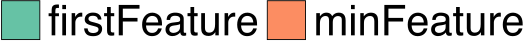

This chart was generated by the following R code:
library(grid)
library(ggplot2)
library(extrafont)
require("RColorBrewer")
require(scales)
font_import()
loadfonts()

mywidth=15
myheight=0.8
if(T){
    x1 <- read.table("realBarPlot_legend.data", header=TRUE)
    cairo_pdf(file="realBarPlot_legend.pdf",  width=mywidth, height=myheight)
    x1$type <- factor(x1$type, levels=c("FirstF","MinF"), labels=c("firstFeature","minFeature"))
    my_hist=ggplot(data=x1, aes(x=type, y=ratio, fill=type)) +
    geom_bar(stat="identity", position=position_dodge(0.90), colour="black", width=0.8, size=0.3) +
    geom_text(aes(label = round(ratio*100,1)), position = position_dodge(0.90), hjust=0.5, vjust=-0.3,size=5,angle=0, color="black") +
    scale_colour_brewer(palette = "Set2")+
    coord_cartesian(ylim=c(0.055, 1.1)) +
    scale_y_continuous(breaks=seq(0, 1, 0.25), labels=format(seq(0, 100, 25), scientific=FALSE)) +
    # scale_x_discrete(breaks=type_name, labels=x_name) +
    scale_fill_brewer(palette = "Set2")+
    guides(fill=guide_legend(nrow=1)) +
    ylab("Match Ratio (%)") +
    xlab(NULL) +
    theme_bw() +
    theme(panel.grid.major=element_blank(), panel.grid.minor=element_blank(),
	    panel.background=element_blank(),
		panel.border = element_blank(),
		axis.line=element_line(colour="black", size=0.3),
		axis.ticks=element_line(size=0.3),
	    axis.text.x=element_text(margin=margin(10,0,0,0), angle=0, hjust=0.5, colour="black", size=18),
	    axis.title.y=element_text(margin=margin(0, 10, 0, 0), size=18, hjust=0.5),
	    axis.text.y=element_text(colour="black",size=18),
	    axis.title.x=element_text(margin=margin(5,-10,0,10), size=20),
        legend.title = element_blank(),
	    legend.key.size=unit(1, "cm"),
        legend.text=element_text(size=30),
	    # legend.position=c(0.6, 0.7),
        # legend.position="none",
		legend.direction="vertical",
        legend.margin = margin(t = 0, unit='cm'),
        plot.margin=unit(c(0.1,0.2,0.1,0.1), "cm")
    )
    g_legend <- function(a.gplot){
        tmp <- ggplot_gtable(ggplot_build(a.gplot))
        leg <- which(sapply(tmp$grobs, function(x) x$name) ==   "guide-box")
        legend <- tmp$grobs[[leg]]
        return(legend)}
        legend <- g_legend(my_hist)
        # or use cowplot package
        # legend <- cowplot::get_legend(my_hist)
        grid.newpage()
        grid.draw(legend)
}
